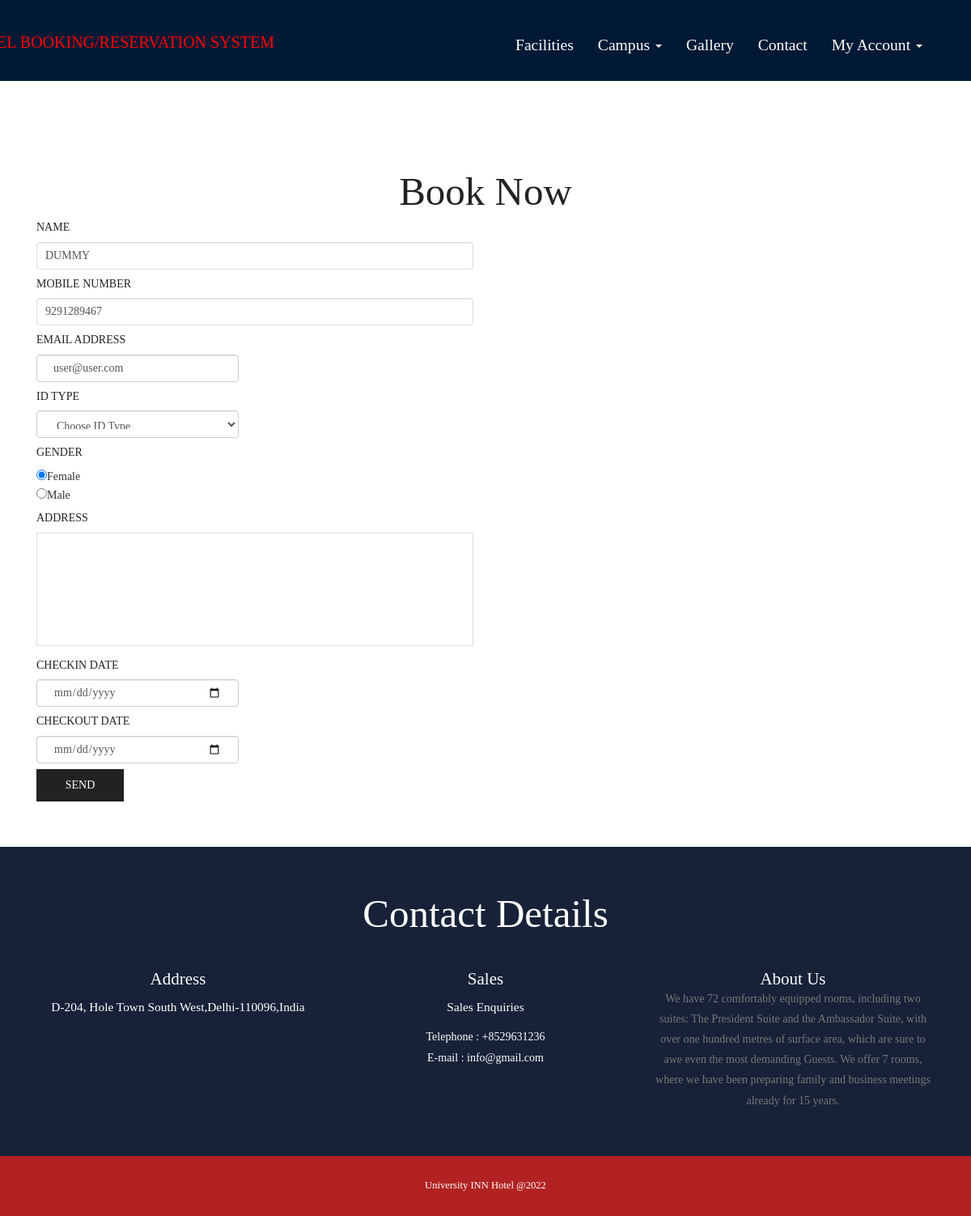
Screenshot of /book-room.php (signed in) with the database file from the repository.
### tables this page shows
CREATE TABLE `tbluser` (
  `ID` int(10) NOT NULL,
  `FullName` varchar(200) DEFAULT NULL,
  `MobileNumber` bigint(10) DEFAULT NULL,
  `Email` varchar(120) DEFAULT NULL,
  `Password` varchar(120) DEFAULT NULL,
  `RegDate` timestamp NULL DEFAULT current_timestamp()
);

CREATE TABLE `tblpage` (
  `ID` int(10) NOT NULL,
  `PageType` varchar(120) DEFAULT NULL,
  `PageTitle` varchar(200) DEFAULT NULL,
  `PageDescription` mediumtext DEFAULT NULL,
  `Email` varchar(120) DEFAULT NULL,
  `MobileNumber` bigint(10) DEFAULT NULL,
  `UpdationDate` timestamp NULL DEFAULT NULL ON UPDATE current_timestamp()
);

### book-room.php (the view, shortened to what this page needs)
<?php
include('includes/dbconnection.php');
if (strlen($_SESSION['hbmsuid'] == 0)) {
	header('location:logout.php');
} else {
?>
	<!DOCTYPE HTML>
	<html>
	<head>
		<link href="css/bootstrap.css" rel="stylesheet" type="text/css" media="all">
		<link href="css/style.css" rel="stylesheet" type="text/css" media="all" />
	</head>
	<body>
		<div class="header head-top">
			<div class="container">
				<?php include_once('includes/header.php'); ?>
			</div>
		</div>
		<div class="content">
			<div class="contact">
				<div class="container">
					<h2>Book Now</h2>
					<div class="contact-grids">
						<div class="col-md-6 contact-right">
							<form method="post">
								<?php
								$uid = $_SESSION['hbmsuid'];
								$sql = "SELECT * from  tbluser where ID=:uid";
								$query = $dbh->prepare($sql);
								$query->bindParam(':uid', $uid, PDO::PARAM_STR);
								$query->execute();
								$results = $query->fetchAll(PDO::FETCH_OBJ);
								$cnt = 1;
								if ($query->rowCount() > 0) {
									foreach ($results as $row) {               ?>
										<h5>Name</h5>
										<input type="text" value="<?php echo $row->FullName; ?>" name="name" class="form-control" required="true" readonly="true">
										<h5>Mobile Number</h5>
										<input type="text" name="phone" class="form-control" required="true" maxlength="10" pattern="[0-9]+" value="<?php echo $row->MobileNumber; ?>" readonly="true">
										<h5>Email Address</h5>
										<input type="email" value="<?php echo $row->Email; ?>" class="form-control" name="email" required="true" readonly="true"><?php $cnt = $cnt + 1;
																																								}
																																							} ?>
								<h5>ID Type</h5>
								<select type="text" value="" class="form-control" name="idtype" required="true" class="form-control">
									<option value="">Choose ID Type</option>
								</select>
								<h5>Gender</h5>
								<p style="text-align: left;"> <input type="radio" name="gender" id="gender" value="Female" checked="true">Female</p>
								<p style="text-align: left;"> <input type="radio" name="gender" id="gender" value="Male">Male</p>
								<h5>Address</h5>
								<textarea type="text" rows="10" name="address" required="true"></textarea>
								<h5>Checkin Date</h5>
								<input type="date" value="" class="form-control" name="checkindate" required="true">
								<h5>Checkout Date</h5>
								<input type="date" value="" class="form-control" name="checkoutdate" required="true">
								<input type="submit" value="send" name="submit">
							</form>
						</div>
						<div class="clearfix"></div>
					</div>
				</div>
			</div>
			<?php include_once('includes/getintouch.php'); ?>
		</div>
		<?php include_once('includes/footer.php'); ?>
	</html><?php }  ?>

### includes/getintouch.php
<div style="background-color: #172238;" class="touch-section">
					<div  class="container">
						<h3 style="color:WHITE;">Contact Details</h3>
						<div class="touch-grids">
							<?php
$sql="SELECT * from tblpage where PageType='contactus'";
$query = $dbh -> prepare($sql);
$query->execute();
$results=$query->fetchAll(PDO::FETCH_OBJ);
$cnt=1;
if($query->rowCount() > 0)
{
foreach($results as $row)
{               ?>
							<div class="col-md-4 touch-grid">
								<h4 style="color:WHITE;">address</h4>
								<h5 style="color:WHITE;"> <?php  echo htmlentities($row->PageDescription);?></h5>
							</div>
							<div  class="col-md-4 touch-grid">
								<h4 style="color:WHITE;">Sales</h4>
								<h5 style="color:WHITE;">Sales Enquiries</h5>
								<p style="color:WHITE;">Telephone : +<?php  echo htmlentities($row->MobileNumber);?></p>
							<p style="color:WHITE;">E-mail : <?php  echo htmlentities($row->Email);?></p>
							</div><?php $cnt=$cnt+1;}} ?>
							<div class="col-md-4 touch-grid">
								<?php
$sql="SELECT * from tblpage where PageType='aboutus'";
$query = $dbh -> prepare($sql);
$query->execute();
$results=$query->fetchAll(PDO::FETCH_OBJ);
$cnt=1;
if($query->rowCount() > 0)
{
foreach($results as $row)
{               ?>
							<h4 style="color:WHITE;"><?php  echo htmlentities($row->PageTitle);?></h4>
								<p><?php  echo htmlentities($row->PageDescription);?></p>
							</div><?php $cnt=$cnt+1;}} ?>
							<div class="clearfix"></div>
						</div>
					</div>
					</div>

### css/style.css (style rules this page uses)
h1,h2,h3,h4,h5,h6 { padding:0 0; margin:0 0; }
p { padding:0 0; margin:0 0; }
body { padding:0 0; margin:0 0; font-family: 'OpenSans-Regular' }
.header { background:url(../images/a4.jpg) no-repeat 0px 0px; background-size:300px 100px; -webkit-background-size:1550px 100px; -moz-background-size: 1550px 100px; -o-background-size: 1550px 100px; -ms-background-size: 1550px 100px; min-height:764px; padding-bottom: 4em; }
.touch-section { padding: 4em 0; text-align: center; background-color: #eee; }
.touch-grids { margin-top: 3em; }
.touch-grid h4 { font-size: 1.5em; color: #222; text-transform: capitalize; }
.touch-section h3 { font-size: 3.5em; text-transform: capitalize; font-family: 'Rancho-Regular'; color: #222; }
.touch-grid h5 { font-size: 1.1em; padding: 1em 0; color: #222; }
.touch-grid p { font-size: 1em; line-height: 1.8em; color: #777; }
.head-top { min-height: 115px !important; }
.contact { padding: 4em 0; }
.contact h2 { font-size: 3.5em; text-transform: capitalize; font-family: 'Rancho-Regular'; color: #222; text-align:center; }
.contact-right h5 { font-size:1em; text-transform: uppercase; font-weight: 400; padding: 10px 0; color: #222; }
.contact-right input[type="text"] { width: 100%; padding: 10px 10px; font-size: 1em; outline: none; border: 1px solid #dcdee0; }
.contact-right textarea { width: 100%; padding: 10px 10px; font-size: 1em; height: 10em; resize: none; outline: none; border: 1px solid #dcdee0; }
.contact-right input[type="submit"] { width: 20%; font-size: 1em; text-transform: uppercase; background: #222; border: none; outline: none; margin-top: 0.5em; color: #fff; font-weight: 500; padding: 10px 0; }
@media (max-width:1440px) { .header { min-height: 679px; } }
@media (max-width:1366px) { .header { min-height: 652px; } }
@media (max-width:1280px) { .header { min-height: 602px; } }

### rows the page displays
tbluser: name "DUMMY", phone "9291289467", email "user@user.com"
tblpage: PageDescription "D-204, Hole Town South West,Delhi-110096,India", MobileNumber "8529631236", Email "info@gmail.com"
tblpage: PageTitle "About Us", PageDescription "We have 72 comfortably equipped rooms, including two suites: The President Suite and the Ambassador Suite, with over one hundred metres of surface area, which are sure to awe even the most demanding Guests. We offer 7 rooms, where we have been preparing family and business meetings already for 15 years."
